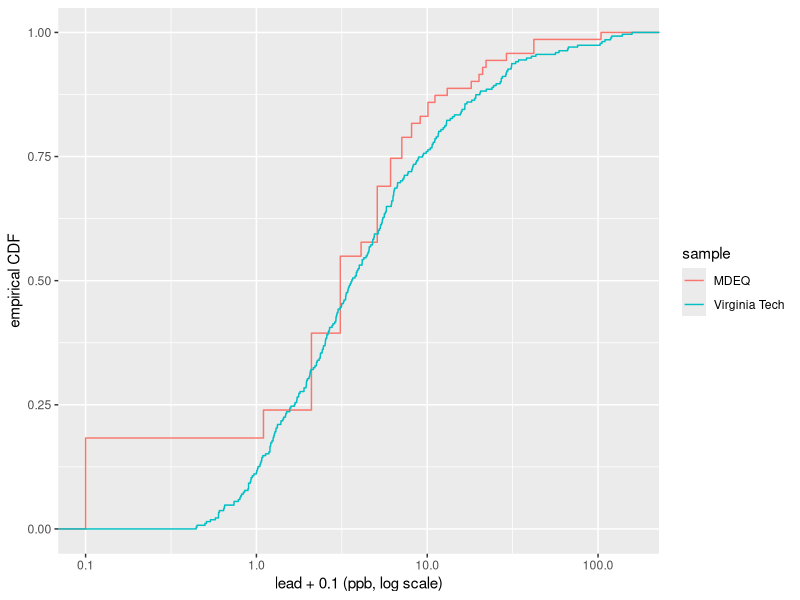

This chart was generated by the following R code:
## ---- chunk 1
knitr::opts_chunk$set(echo = TRUE, out.width = "100%", cache = TRUE, autodep = TRUE)
options(width = 60, digits = 4)
set.seed(20261105)
library(tidyverse)
B <- 4000
vt <- read.csv("../../data/flint_vt.csv")
mdeq <- read.csv("../../data/flint_mdeq.csv")
n <- nrow(vt)
## ---- chunk 2
d <- log(vt$first_draw) - log(vt$flush_2min)
round(d[11:20], 2)
## ---- chunk 3
d10 <- d[11:20]
S <- as.matrix(expand.grid(rep(list(c(-1, 1)), 10)))
null10 <- as.vector(S %*% abs(d10)) / 10
c(observed = mean(d10), p = mean(null10 >= mean(d10) - 1e-12))
## ---- chunk 4
t_obs <- mean(d)
t_flip <- replicate(B, mean(sample(c(-1, 1), n, replace = TRUE) * abs(d)))
c(observed = t_obs, max_null = max(t_flip),
  p = (1 + sum(t_flip >= t_obs)) / (B + 1))
## ---- chunk 5
S <- matrix(sample(c(-1, 1), B * n, replace = TRUE), B)
Sd <- as.vector(S %*% d) / n
Sbar <- rowMeans(S)
p_two <- function(theta0) {
  t0 <- mean(d) - theta0
  (1 + sum(abs(Sd - theta0 * Sbar) >= abs(t0))) / (B + 1)
}
grid <- seq(1.2, 1.7, by = 0.002)
range(grid[map_dbl(grid, p_two) > 0.05])
## ---- chunk 6
z <- c(mdeq$lead, vt$first_draw)
g <- rep(c(TRUE, FALSE), c(nrow(mdeq), nrow(vt)))
ggplot(data.frame(lead = z, sample = ifelse(g, "MDEQ", "Virginia Tech")),
       aes(lead + 0.1, color = sample)) +
  stat_ecdf() + scale_x_log10() +
  labs(x = "lead + 0.1 (ppb, log scale)", y = "empirical CDF")
## ---- chunk 7
diff_means <- function(z, g) mean(z[g]) - mean(z[!g])
t_obs <- diff_means(z, g)
t_perm <- replicate(B, diff_means(z, sample(g)))
c(observed = t_obs, p = (1 + sum(abs(t_perm) >= abs(t_obs))) / (B + 1))
## ---- chunk 8
ks_stat <- function(z, g) max(abs(ecdf(z[g])(z) - ecdf(z[!g])(z)))
three <- function(z, g) c(mean = diff_means(z, g),
                          median = median(z[g]) - median(z[!g]),
                          ks = ks_stat(z, g))
t3 <- three(z, g)
perm3 <- replicate(B, three(z, sample(g)))
(1 + rowSums(abs(perm3) >= abs(t3))) / (B + 1)
## ---- chunk 9
v <- sort(unique(z))
gap <- ecdf(z[g])(v) - ecdf(z[!g])(v)
c(at = v[which.max(abs(gap))], gap = gap[which.max(abs(gap))])
## ---- chunk 10
r <- rank(z); w_obs <- sum(r[g]); mid <- sum(g) * (length(z) + 1) / 2
w_perm <- replicate(B, sum(r[sample(g)]))
c(permutation = (1 + sum(abs(w_perm - mid) >= abs(w_obs - mid))) / (B + 1),
  wilcox = wilcox.test(mdeq$lead, vt$first_draw)$p.value)
